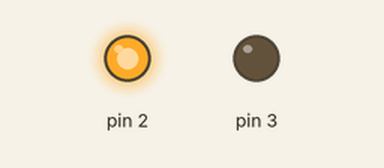
Recording of a sketch running on a simulated Arduino Uno, built with avr-gcc and run on an emulated ATmega328P. Parts: output pins drawn as LEDs (lit = HIGH).

Above: at 1.0 s.
At 3.0 s:
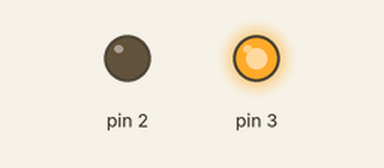
Timing chart, 0 to 5.2 s (numbered marks = the images above):
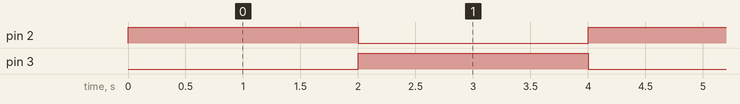

Measured:
- by itself, pin 2, pin 3: alternates HIGH for 2.0 s and LOW for 2.0 s

The sketch:

DC_Motor_direction_control.ino
```cpp
void setup() {
  // put your setup code here, to run once:
     pinMode(2,OUTPUT);
     pinMode(3,OUTPUT);

     digitalWrite(2,LOW);
     digitalWrite(3,LOW);
}

void loop() {
  // put your main code here, to run repeatedly:
     digitalWrite(2,HIGH);
     digitalWrite(3,LOW);
     delay(2000);

     digitalWrite(2,LOW);
     digitalWrite(3,HIGH);
     delay(2000);
}
```
